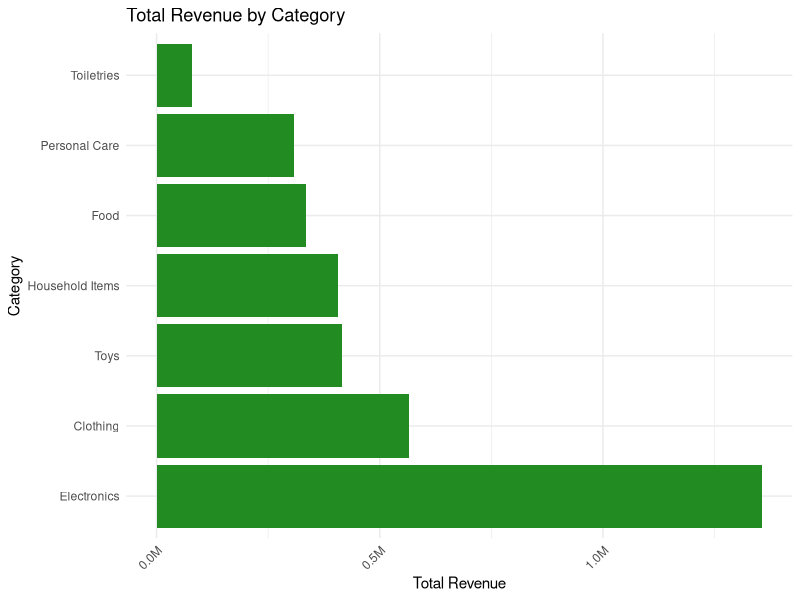

Source code (R):
library(readxl)
library(dplyr)
library(tidyr)
library(ggplot2)

# Load the dataset
df <- read_excel("Dream_Supershop_Dataset.xlsx", sheet = "Sales Data")

# View structure
str(df)

# Remove duplicate rows
df <- df %>% distinct()

# Replace missing numeric values with median
df <- df %>% mutate(across(where(is.numeric), ~replace_na(., median(., na.rm = TRUE))))

# Remove rows with any remaining missing values
df <- df %>% drop_na()


# Summarise total revenue by category
revenue_by_category <- df %>%
  group_by(`Category Name`) %>%
  summarise(TotalRevenue = sum(Revenue, na.rm = TRUE)) %>%
  arrange(desc(TotalRevenue))

library(scales)  # for label formatting

ggplot(revenue_by_category, aes(x = reorder(`Category Name`, -TotalRevenue), y = TotalRevenue)) +
  geom_bar(stat = "identity", fill = "forestgreen") +
  labs(title = "Total Revenue by Category",
       x = "Category",
       y = "Total Revenue") +
  scale_y_continuous(labels = label_number(scale = 1e-6, suffix = "M")) +  # shows in millions
  theme_minimal() +
  coord_flip() +
  theme(axis.text.x = element_text(angle = 45, hjust = 1))








